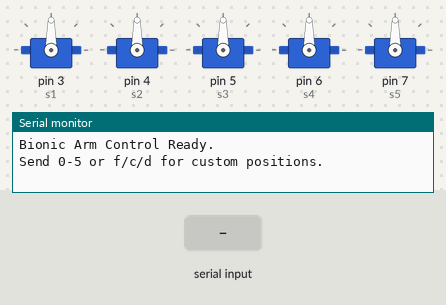
Recording of a sketch running on a simulated Arduino Uno, built with avr-gcc and run on an emulated ATmega328P. Shown: 5 × servo, the last lines printed to the serial monitor. Inputs (shaded band) come from the test bench.

Above: at 1.2 s.
1.3 s: "1" received over Serial
At 1.7 s:
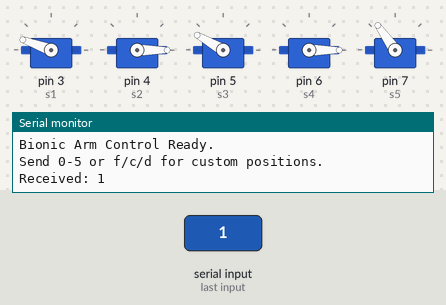
2.8 s: "f" received over Serial
At 4.0 s:
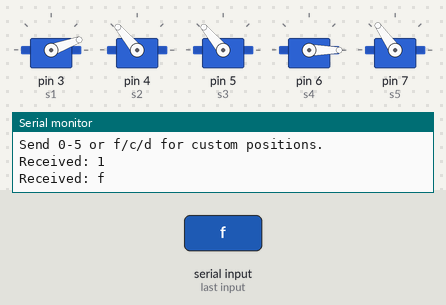
4.3 s: "c" received over Serial
At 5.2 s:
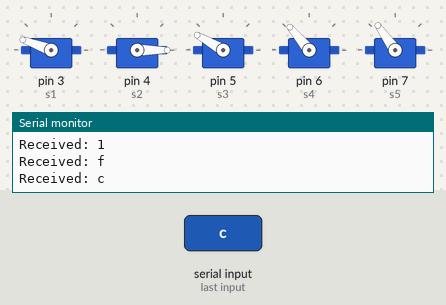
5.8 s: "d" received over Serial
At 6.3 s:
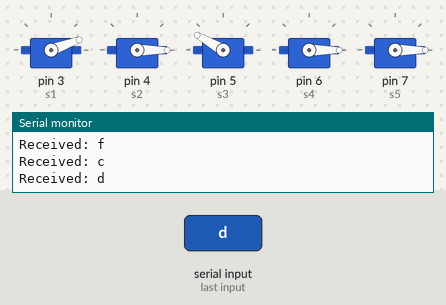
7.3 s: "2" received over Serial
At 8.5 s:
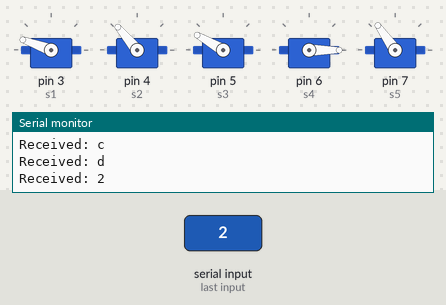
8.8 s: "3" received over Serial
At 9.8 s:
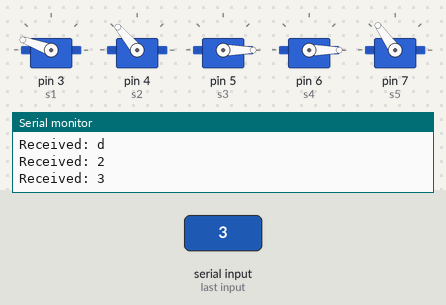
Timing chart, 0 to 11.3 s (numbered marks = the images above; inputs shaded):
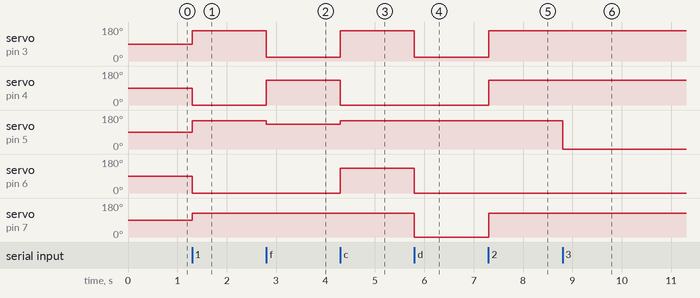

Measured:
- after the input at 1.3 s, servo on pin 3 (s1): 90° → 160° at once; servo on pin 4 (s2), servo on pin 6 (s4): 90° → 0° at once; servo on pin 5 (s3): 90° → 150° at once; servo on pin 7 (s5): 90° → 125° at once
- after the input at 2.8 s, servo on pin 3 (s1): 160° → 20° at once; servo on pin 4 (s2): 0° → 130° at once; servo on pin 5 (s3): 150° → 130° at once
- after the input at 4.3 s, servo on pin 3 (s1): 20° → 160° at once; servo on pin 4 (s2): 130° → 0° at once; servo on pin 5 (s3): 130° → 150° at once; servo on pin 6 (s4): 0° → 130° at once
- after the input at 5.8 s, servo on pin 3 (s1): 160° → 20° at once; servo on pin 6 (s4): 130° → 0° at once; servo on pin 7 (s5): 125° → 0° at once
- after the input at 7.3 s, servo on pin 3 (s1): 20° → 160° at once; servo on pin 4 (s2): 0° → 130° at once; servo on pin 7 (s5): 0° → 125° at once
- after the input at 8.8 s, servo on pin 5 (s3): 150° → 0° at once

The sketch:

bionicarmcode.ino
```cpp
#include <Servo.h>

Servo s1, s2, s3, s4, s5;
char data_in;

void setup() {
  s1.attach(3);
  s2.attach(4);
  s3.attach(5);
  s4.attach(6);
  s5.attach(7);

  Serial.begin(9600);
  Serial.println("Bionic Arm Control Ready.");
  Serial.println("Send 0-5 or f/c/d for custom positions.");
}

void loop() {
  if (Serial.available()) {
    data_in = Serial.read();
    Serial.print("Received: ");
    Serial.println(data_in);

    switch (data_in) {
      case '1':
        s1.write(160);
        s2.write(0);
        s3.write(150);
        s4.write(0);
        s5.write(125);
        break;

      case '2':
        s1.write(160);
        s2.write(130);
        s3.write(150);
        s4.write(0);
        s5.write(125);
        break;

      case '3':
        s1.write(160);
        s2.write(130);
        s3.write(0);
        s4.write(0);
        s5.write(125);
        break;

      case '4':
        s1.write(160);
        s2.write(130);
        s3.write(0);
        s4.write(130);
        s5.write(125);
        break;

      case '5':
        s1.write(160);
        s2.write(130);
        s3.write(0);
        s4.write(130);
        s5.write(0);
        break;

      case '0':
        s1.write(20);
        s2.write(0);
        s3.write(150);
        s4.write(0);
        s5.write(125);
        break;

      case 'f':
        s1.write(20);
        s2.write(130);
        s3.write(130);
        s4.write(0);
        s5.write(125);
        break;

      case 'c':
        s1.write(160);
        s2.write(0);
        s3.write(150);
        s4.write(130);
        s5.write(125);
        break;

      case 'd':
        s1.write(20);
        s2.write(0);
        s3.write(150);
        s4.write(0);
        s5.write(0);
        break;
    }
    delay(200);
  }
}
```
